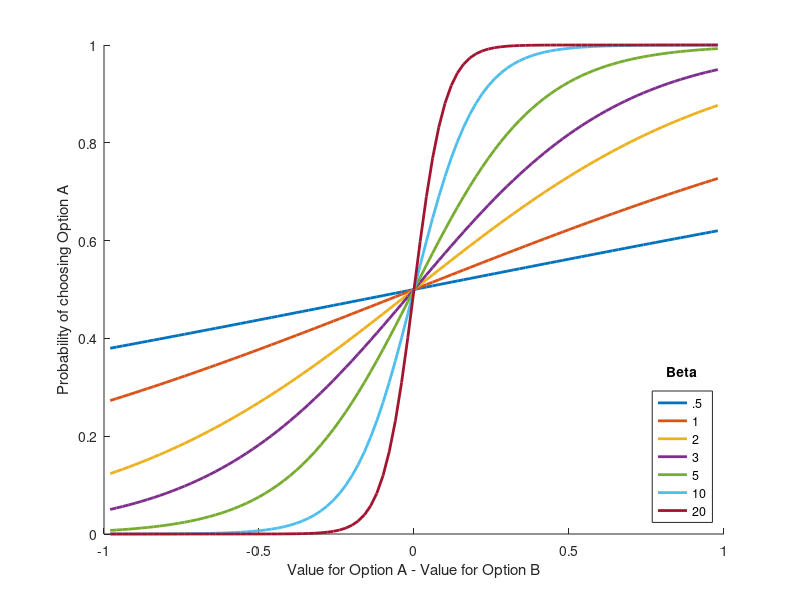

Write MATLAB code to recreate this figure. (Note: this script raises an error after producing the figure.)
%% 0) MODEL FITTING TUTORIAL - SASQUATCH 10/18/2018
%
% Refer any questions to Alex Filipowicz, email: alsfilip@gmail.com

% This tutorial is meant as an introduction to methods for fitting an
% comparing computational models. The following is an example of using
% log-likelihood estimates to fit popular reinforcement learning models.
% What is presented here covers the first part of the methods presented in:
%
% Trial-by-trial analysis using computational models (2011) Nathaniel Daw, Decision making, affect, and learning: Attention and performance XXIII 
%
%==========================================================================
close all;
clear all;
clear clc;

%% 1) EXAMPLE 1: 2-ARM BANDIT TASK WITH STATIC PROBABILITY

% The first example covers a pretty common type of task in learning and
% decision-making: a two-armed bandit task. The subject chooses between
% two options (for the sake of this example, a slot machine on the left and
% on the right) that each have a probability of giving a reward. The
% subject's goal is to maximize reward by using the task feedback to learn
% which slot machine gives the highest probability of giving a reward.
%
% In this example, the left slot machine has a 70% chance of giving a
% payout, and the right slot machine gives a 30% chance. The code below
% generates the task parameters.
%
%==========================================================================
%% 1.1) GENERATE TASK PARAMETERS
% Create reward Matrix - this matrix determines on which trials the slot
% machines give a reward if selected
rng(100); %Set random seed
p = .9;              %Probability of getting a reward from first slot machine
rewProb = [p 1-p];   %Setting the probability of the second slot machine to 1-prob first slot machine
ntrials = 100;      %Total number of trials

%Reward matrix
rew = rand(ntrials,2);            %Generate random numbers between 0 and 1
rew(rew(:,1) < rewProb(1),1) = 1; %Identify the trials that will be rewarded for the first slot machine
rew(rew(:,2) < rewProb(2),2) = 1; %Do the same for the second slot machine
rew(rew ~= 1) = 0;                %Set all other trials to 0 reward

%% 1.2) MODELING BEHAVIOR

% This type of task is well modeled by a popular class of computational
% models called "reinforcement learning" models (Sutton & Barto, 1998,
% Reinforcement Learning: An introduction)
%
% These models learn by keeping track of the "value" for different options in
% the environment - in our case, the difference in the value the model
% attributes to the different slots.
%
% In its most basic form, the values (V) for each option (i) on any trial
% (t) are given by the Rescorla-Wagner learning rule:
%
% Vt+1(i) = Vt(i)+alpha*delta
%
% where delta is the prediction error (i.e., the amount of reward expected
% vs the amount received), and alpha is a free parameter that determines
% how much the model learns from the prediction error (known as a "learning
% rate" parameter). When alpha tends towards 0, the model updates its
% values very slowly whereas when alpha tends towards 1 the model updates
% more rapidly.
%
% If going purely by these values, the model would select whichever option
% is more valuable on each trial. However, humans tend to be more
% stochastic when making decisions. This type of behavior is commonly
% captured using a softmax action selection policy, which transforms values
% into the probability that any action will be selected. This policy takes
% the form:
%
% Pr(choice i on trial t) = exp(beta x Vt(i))/sum(exp(beta x Vt(all options))
%
% where Pr(choice i) is the probability that option i will be selected on
% any trial t, Vt(i) is the current value of option i, and beta is a free
% inverse temperature parameter that scales the "greediness" of the model.
% When beta tends towards 0, choices are made randomly, regardless of the
% value of each option; when beta tends towards infinity the option with
% the highest value is chosen more consistently (also known as a hard-max
% policy).
%
% An property of the softmax function is that it's influence depends on the
% relative difference in value between the options. When the difference in
% value is small, participants choose more stochastically, whereas when the
% difference is large, participants choose more deterministically. The code
% below shows examples of how the probability of choosing an option changes
% as a function of the relative difference between two options. This
% difference is shown for difference values of beta:

Va = .01:.01:.99;
Vb = 1-Va;
betas = [.5 1 2 3 5 10 20];
figure(1)
hold on;
for i=1:length(betas)
    PrA = zeros(length(Va),1);
    for i2=1:length(Va)
        disp(i2)
        PrA(i2) = exp(betas(i)*Va(i2))/(exp(betas(i)*Va(i2))+exp(betas(i)*Vb(i2)));
    end
    plot(Va-Vb,PrA,'-','LineWidth',2)
end
xlabel('Value for Option A - Value for Option B')
ylabel('Probability of choosing Option A')
ylim([0,1])
lgd = legend({'.5','1','2','3','5','10','20'},'Location','southeast');
title(lgd,'Beta')

%==========================================================================
%% 1.2.1) SIMPLE RL MODEL
%
% Let's see how a simple RL model with the specifications listed above
% behaves in our learning task environment. The model can be found by
% opening "RL_alpha.m"
%
% The following runs a model with the alpha parameter set to .25 and the
% beta parameter set to 3
alpha = .25;
beta = 3;
data = RL_alpha(rew,alpha,beta); %Function to simulate RL behavior

% Plot the behavior - the first column plots the model's behavior with the
% parameters above
figure(2)
subplot(2,3,1)
hold on;
plot([0 ntrials],[p p],'--b','LineWidth',2)
plot([0 ntrials],[1-p 1-p],'--r','LineWidth',2)
plot(data.Pchoice(:,1),'-b')
plot(data.Pchoice(:,2),'-r')
plot([0,ntrials],[.5,.5],'--k')
title(sprintf('Alpha = %d, Beta = %d',round(alpha,2),round(beta,2)))
xlabel('Trial')
ylabel('Choice Probability')

subplot(2,3,4)
hold on;
plot([0 ntrials],[p p],'--b','LineWidth',2)
plot([0 ntrials],[1-p 1-p],'--r','LineWidth',2)
plot(data.QValues(:,1),'-b')
plot(data.QValues(:,2),'-r')
xlabel('Trial')
ylabel('Q-Values')

%% What happens when we change Beta?
alpha = .25;
beta = 1;
data2 = RL_alpha(rew,alpha,beta); %Function to simulate RL behavior

subplot(2,3,2)
hold on;
plot([0 ntrials],[p p],'--b','LineWidth',2)
plot([0 ntrials],[1-p 1-p],'--r','LineWidth',2)
plot(data2.Pchoice(:,1),'-b')
plot(data2.Pchoice(:,2),'-r')
plot([0,ntrials],[.5,.5],'--k')
ylim([0,1])
title(sprintf('Alpha = %d, Beta = %d',round(alpha,2),round(beta,2)))
xlabel('Trial')
ylabel('Choice Probability')

subplot(2,3,5)
hold on;
plot([0 ntrials],[p p],'--b','LineWidth',2)
plot([0 ntrials],[1-p 1-p],'--r','LineWidth',2)
plot(data2.QValues(:,1),'-b')
plot(data2.QValues(:,2),'-r')
xlabel('Trial')
ylabel('Q-Values')

%% What happens when we change Alpha?
alpha = .7;
beta = 3;
data3 = RL_alpha(rew,alpha,beta); %Function to simulate RL behavior

subplot(2,3,3)
hold on;
plot([0 ntrials],[p p],'--b','LineWidth',2)
plot([0 ntrials],[1-p 1-p],'--r','LineWidth',2)
plot(data3.Pchoice(:,1),'-b')
plot(data3.Pchoice(:,2),'-r')
plot([0,ntrials],[.5,.5],'--k')
ylim([0,1])
title(sprintf('Alpha = %d, Beta = %d',round(alpha,2),round(beta,2)))
xlabel('Trial')
ylabel('Choice Probability')

subplot(2,3,6)
hold on;
plot([0 ntrials],[p p],'--b','LineWidth',2)
plot([0 ntrials],[1-p 1-p],'--r','LineWidth',2)
plot(data3.QValues(:,1),'-b')
plot(data3.QValues(:,2),'-r')
xlabel('Trial')
ylabel('Q-Values')

%==========================================================================
%% 1.2.2) FITTING SUBJECT PERFORMANCE
%
% Now that we have a model of behavior, let's explore model fitting
% methods. Fitting generally uses methods to search a bunch of parameter
% values and finds the ones that match participant behavior most closely.
%
% Common algorithms define some kind of "loss function", a criterion that
% allows you to measure how much models using different parameter sets
% deviate from participant performance (the goal being to minimize this
% deviation). Once a loss function has been defined, gradient decent
% algorithms can be run to try and find the set of parameters that find the
% lowest point on a loss function.
%
% A common loss function is the negative log-likelihood. The likelihood
% specifies the probability of the observed data (in our case, participant
% choices) given the model parameters. We can either maximize the
% log-likelihood, or minimize the negative log-likelihood. MATLAB provides
% some convenient tools for the latter, so this will be what I will use
% below.
%
% Open up the "RL_alpha_LL.m" script to see how the negative log likelihood
% is being computed. The likelihood is the product of the probability that
% the model would have made the same choice as the participant on every
% trial. Given that multiplying probabilies will quickly produce very small
% numbers, we generally sum the log-likelihood to get a number that is
% easier to work with.
%
% Here is a visual example of what the loss function looks like. Below I've run three simulations with the same
% beta but three different values of alpha. Next I plot the negative
% log-likelihood computed by running different simulations with a range of
% different alphas - note here that the smaller the number, the better the
% fit.

% Make new reward matrix
ntrials = 1000;      %Total number of trials

rng(102)
%Reward matrix
rew = rand(ntrials,2);            %Generate random numbers between 0 and 1
rew(rew(:,1) < rewProb(1),1) = 1; %Identify the trials that will be rewarded for the first slot machine
rew(rew(:,2) < rewProb(2),2) = 1; %Do the same for the second slot machine
rew(rew ~= 1) = 0; 

% Run 3 simulated participants
data1 = RL_alpha(rew,.1,3); %Simulated choices using alpha = .1, beta = 3
data2 = RL_alpha(rew,.5,3); %Simulated choices using alpha = .5, beta = 3
data3 = RL_alpha(rew,.9,3); %Simulated choices using alpha = .9, beta = 3

% Compute negative log-likelihood for a range of values of alpha
alphas = .01:.01:1;
nlls = zeros(length(alphas),3);
for i=1:length(alphas)
    nlls(i,1)= RL_alpha_LL(rew,alphas(i),3,data1.Choices);
    nlls(i,2)= RL_alpha_LL(rew,alphas(i),3,data2.Choices);
    nlls(i,3)= RL_alpha_LL(rew,alphas(i),3,data3.Choices);
end

figure(3)
subplot(1,3,1)
hold on;
plot(alphas,nlls(:,1),'-k','Linewidth',2)
plot([.1 .1],[260 440],'--r','Linewidth',1)
ylabel('Negative Log-Likelihood')
xlabel('Alphas')
title('Alpha = .1')

subplot(1,3,2)
hold on;
plot(alphas,nlls(:,2),'-k','Linewidth',2)
plot([.5 .5],[280 380],'--r','Linewidth',1)
xlabel('Alphas')
title('Alpha = .5')

subplot(1,3,3)
hold on;
plot(alphas,nlls(:,3),'-k','Linewidth',2)
plot([.9 .9],[300 440],'--r','Linewidth',1)
xlabel('Alphas')
title('Alpha = .9')

%==========================================================================
%% 1.2.3) FIT SIMULATION
%
% When there is a large parameter space to fit, it is generally good to use
% optimization algorithms. I like to use the Multistart function, which
% initiates a bunch of random searches in parameter space in parallel using
% the fmincon function. While not perfect, it definitely helps get around
% bumpy likelihood functions.
%
% Check the "fit_RL_alpha.m" function to see how this is implemented. Here
% we're going to try and fit a few different parameter sets. If our fitting
% is working correctly, we should see that our fits should match the
% parameters we input into our simulations. Based on the plots below, we
% can see that this is the case.

rng(106);
rew = rand(ntrials,2);            %Generate random numbers between 0 and 1
rew(rew(:,1) < rewProb(1),1) = 1; %Identify the trials that will be rewarded for the first slot machine
rew(rew(:,2) < rewProb(2),2) = 1; %Do the same for the second slot machine
rew(rew ~= 1) = 0;

data1 = RL_alpha(rew,.1,5);  %Simulated choices using alpha = .1, beta = 5
data2 = RL_alpha(rew,.2,3);  %Simulated choices using alpha = .2, beta = 3
data3 = RL_alpha(rew,.5,2);  %Simulated choices using alpha = .5, beta = 2
data4 = RL_alpha(rew,.7,1);  %Simulated choices using alpha = .7, beta = 1
data5 = RL_alpha(rew,.9,.5); %Simulated choices using alpha = .9, beta = .5

params1 = fit_RL_alpha(rew,data1.Choices);
params2 = fit_RL_alpha(rew,data2.Choices);
params3 = fit_RL_alpha(rew,data3.Choices);
params4 = fit_RL_alpha(rew,data4.Choices);
params5 = fit_RL_alpha(rew,data5.Choices);

figure(4)
subplot(1,2,1)
hold on;
plot([.1 .2 .5 .7 .9],[params1(1) params2(1) params3(1) params4(1) params5(1)],'ok')
plot([0 1],[0 1],'--k')
xlabel('Actual Alpha')
ylabel('Recovered Alpha')
title('Alpha')

subplot(1,2,2)
hold on;
plot([5 3 2 1 .5],[params1(2) params2(2) params3(2) params4(2) params5(2)],'ok')
plot([0 5],[0 5],'--k')
xlabel('Actual Beta')
ylabel('Recovered Beta')
title('Beta')

%==========================================================================
%% 1.3) COMPARING MODELS
%
% The statistician George Box has been attributed with the saying "All
% models are wrong but some are useful". What I take from this saying is
% that we have to accept that our models probably aren't capturing all
% aspects of participant behavior. That said, they can be useful in trying
% to capture certain properties.
%
% Something to consider is that a model can always be fit to data - this,
% however, does not mean that it is a good model to explain the data. What
% we generally want to try and do is find a few candidate models, which
% can be compared to identify or rule out certain possibilities.
%
% The following will build on our previous reinforcement learning model,
% but now change the environment a little. We will then build a few
% different reinforcement learning models and use model selection methods
% to identify the best model for the environment.

%% 1.3.1) RL IN A DYNAMIC ENVIRONMENT
%
% We will use a similar 2-armed bandit task, but not the slot machine
% giving a good payout will change at certain points throughout the task.
% In addition to these changes, the rate of change will also change, such
% that for one half of the experiment the slots switch every 20 trials
% (high volatility) and every 60 trials in second half (low volatility).
%
% A good strategy for this type of environment would be to change your
% learning rate depending on the volatility in the environment. Here we'll
% build such a model, and try identifying it using model selection methods.

% The model will essentially be the same as the one above, but will have
% two learning rate parameters - one for the high volatility trials and one
% for the low volatility trials. To keep things simple the betas will be
% fixed throughout.
%
% This new model can be found in the file "RL_2alpha.m"

rng(200);

%Generate task observations
p = .9;
rewProb = [p 1-p];
ntrials = 600;
rew = NaN(ntrials,2);
rewProbs = NaN(ntrials,2);
vol = [repelem(1,300) repelem(2,300)]; %Volatility vector
%Hacky way to set up trials...
%First 300 trials - high volatility
ind1 = 1;
for i=1:15
    nt = 20;
    rew1 = rand(nt,2);
    rew1(rew1(:,1) < rewProb(1),1) = 1;
    rew1(rew1(:,2) < rewProb(2),2) = 1;
    rew1(rew1 ~= 1) = 0;
    rew(ind1:ind1+nt-1,:) =rew1;
    rewProbs(ind1:ind1+nt-1,:) = repmat(rewProb,nt,1);
    rewProb = flip(rewProb);
    ind1 = ind1+nt;
end

for i=1:5
    nt = 60;
    rew1 = rand(nt,2);
    rew1(rew1(:,1) < rewProb(1),1) = 1;
    rew1(rew1(:,2) < rewProb(2),2) = 1;
    rew1(rew1 ~= 1) = 0;
    rew(ind1:ind1+nt-1,:) =rew1;
    rewProbs(ind1:ind1+nt-1,:) = repmat(rewProb,nt,1);
    rewProb = flip(rewProb);
    ind1 = ind1+nt;
end

figure(5)
hold on;
plot(rewProbs(:,1),'--b','Linewidth',2)
plot(rewProbs(:,2),'--r','Linewidth',2)
xlabel('Trials')
ylabel('Reward Probability')
ylim([0 1])

%% 1.3.2) SIMULATE TWO DIFFERENT RL SUBJECTS
%
% Here we will simulate performance from two different RL subjects, one
% with a single fixed alpha learning rate, and another with two learning
% rates depending on the task volatility.

% Fixed Alpha:
beta = 3;
alpha = .1;
data_fixedAlpha = RL_alpha(rew,alpha,beta);

% Variable Alpha
beta = 3;
alpha1 = .6;
alpha2 = .1;
data_2Alpha = RL_2alpha(rew,vol,alpha1,alpha2,beta);

figure(6)
subplot(2,2,1)
hold on;
plot(100:200,rewProbs(100:200,1),'--b','Linewidth',2)
plot(100:200,rewProbs(100:200,2),'--r','Linewidth',2)
plot(100:200,data_fixedAlpha.Pchoice(100:200,1),'-b')
plot(100:200, data_fixedAlpha.Pchoice(100:200,2),'-r')
ylim([0 1])
ylabel('Choice Probability')
xlabel('Trials')
title('Single Alpha: High Volatility')

subplot(2,2,2)
hold on;
plot(400:500,rewProbs(400:500,1),'--b','Linewidth',2)
plot(400:500,rewProbs(400:500,2),'--r','Linewidth',2)
plot(400:500,data_fixedAlpha.Pchoice(400:500,1),'-b')
plot(400:500, data_fixedAlpha.Pchoice(400:500,2),'-r')
ylim([0 1])
ylabel('Choice Probability')
xlabel('Trials')
title('Single Alpha: Low Volatility')

subplot(2,2,3)
hold on;
plot(100:200,rewProbs(100:200,1),'--b','Linewidth',2)
plot(100:200,rewProbs(100:200,2),'--r','Linewidth',2)
plot(100:200,data_2Alpha.Pchoice(100:200,1),'-b')
plot(100:200, data_2Alpha.Pchoice(100:200,2),'-r')
ylim([0 1])
ylabel('Choice Probability')
xlabel('Trials')
title('Two Alpha: High Volatility')

subplot(2,2,4)
hold on;
plot(400:500,rewProbs(400:500,1),'--b','Linewidth',2)
plot(400:500,rewProbs(400:500,2),'--r','Linewidth',2)
plot(400:500,data_2Alpha.Pchoice(400:500,1),'-b')
plot(400:500, data_2Alpha.Pchoice(400:500,2),'-r')
ylim([0 1])
ylabel('Choice Probability')
xlabel('Trials')
title('Two Alpha: Low Volatility')

%% 1.3.3) COMPARE MODEL FITS
%
% Now that we have two simulated subjects, lets see if we can identify them
% by fitting both the single and two learning rate models to each
% simulation's behavior.
%
% Here better fitting models produce higher log likelihood values.

% Get fits for single alpha model:
oneAlpha_M1_params = fit_RL_alpha(rew,data_fixedAlpha.Choices);
oneAlpha_M1_LL = -RL_alpha_LL(rew,oneAlpha_M1_params(1),oneAlpha_M1_params(2),data_fixedAlpha.Choices);
oneAlpha_M2_params = fit_RL_2alpha(rew,vol,data_fixedAlpha.Choices);
oneAlpha_M2_LL = -RL_2alpha_LL(rew,vol,oneAlpha_M2_params(1),oneAlpha_M2_params(2),oneAlpha_M2_params(3),data_fixedAlpha.Choices);

% Get fits for two alpha model:
twoAlpha_M1_params = fit_RL_alpha(rew,data_2Alpha.Choices);
twoAlpha_M1_LL = -RL_alpha_LL(rew,twoAlpha_M1_params(1),twoAlpha_M1_params(2),data_fixedAlpha.Choices);
twoAlpha_M2_params = fit_RL_2alpha(rew,vol,data_2Alpha.Choices);
twoAlpha_M2_LL = -RL_2alpha_LL(rew,vol,twoAlpha_M2_params(1),twoAlpha_M2_params(2),twoAlpha_M2_params(3),data_2Alpha.Choices);

%% Model Complexity
%
% The likelihood itself may tell you how well a model fits the data, but it
% does not account for model "flexibility", or the tendency of the model to
% overfit the data. This is termed "model complexity", and is often dealt
% with by penalizing models with a high number of parameters (although note
% that this moidel property alone does not fully account for model
% complexity). 
%
% Two common ways to correct for model complexity are using AICs (Akaike's
% Information Criteron) or BICs (Bayesian Information Criterion). Using these critera, models with lower numbers indicate better fitting models. Note that BIC give
% a higher penalty for more complex models.

% AICs
oneAlpha_M1_AIC = 2*2-2*oneAlpha_M1_LL;
oneAlpha_M2_AIC = 2*3-2*oneAlpha_M2_LL;

twoAlpha_M1_AIC = 2*2-2*twoAlpha_M1_LL;
twoAlpha_M2_AIC = 2*3-2*twoAlpha_M2_LL;

% BICs - larger penalty for higher number of parameters
oneAlpha_M1_BIC = log(600)*2-2*oneAlpha_M1_LL;
oneAlpha_M2_BIC = log(600)*3-2*oneAlpha_M2_LL;

twoAlpha_M1_BIC = log(600)*2-2*twoAlpha_M1_LL;
twoAlpha_M2_BIC = log(600)*3-2*twoAlpha_M2_LL;

%% Plot fit differences
%
% Applying these criteria to the data generated by a model with one alpha
% parameter, we can see that although the likelihood are about the same
% when this model is fit by a one alpha and two alpha model, the complexity
% penalty favors the single alpha model (i.e., lower AICs and BICs for the
% one parameter model)
figure(7)
subplot(2,3,1)
bar([oneAlpha_M1_LL,oneAlpha_M2_LL])
ylabel('Log Likelihood')
%ylim([-340 -330])
xlabel('Model (1 = single, 2 = two)')

subplot(2,3,2)
bar([oneAlpha_M1_AIC,oneAlpha_M2_AIC])
%ylim([670 685])
ylabel('AIC')
xlabel('Model (1 = single, 2 = two)')
title('Single Learning Rate Parameter Subject')

subplot(2,3,3)
bar([oneAlpha_M1_BIC,oneAlpha_M2_BIC])
%ylim([680 700])
ylabel('BIC')
xlabel('Model (1 = single, 2 = two)')

subplot(2,3,4)
bar([twoAlpha_M1_LL,twoAlpha_M2_LL])
ylabel('Log Likelihood')
%ylim([-395 -270])
xlabel('Model (1 = single, 2 = two)')

% Likewise, when fitting the two alpha model's data, we see hiugher
% likelihood, and lower AICs and BICs for the two alpha model fits.
subplot(2,3,5)
bar([twoAlpha_M1_AIC,twoAlpha_M2_AIC])
%ylim([550 795])
ylabel('AIC')
xlabel('Model (1 = single, 2 = two)')
title('Two Learning Rate Parameter Subject')

subplot(2,3,6)
bar([twoAlpha_M1_BIC,twoAlpha_M2_BIC])
%ylim([565 805])
ylabel('BIC')
xlabel('Model (1 = single, 2 = two)')




